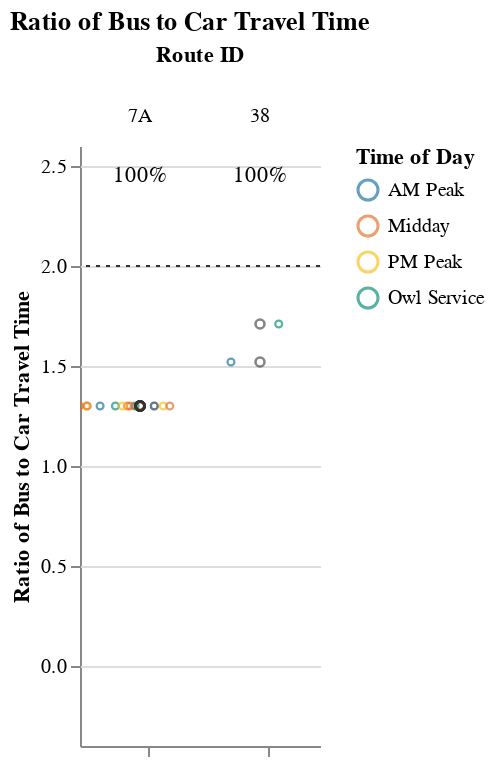
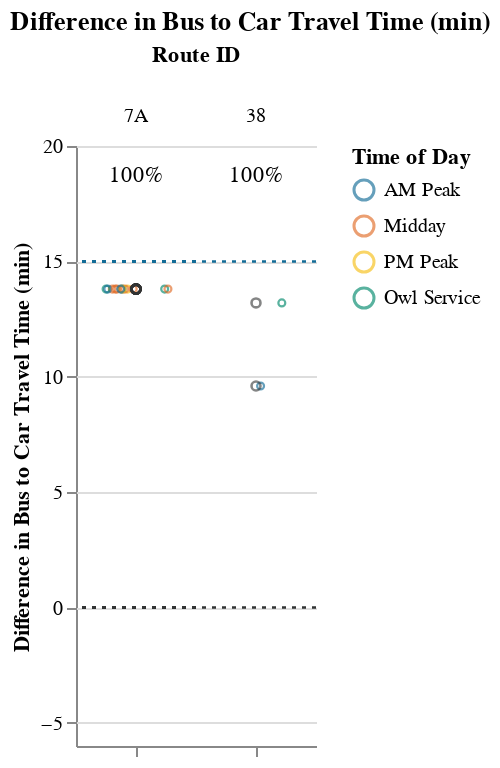

Write notebook code for charts like these, in order.
### Markdown cell above
## Viable Competitive Routes
### Short Routes (< 1 hr)

### Code cell
# Allow for possibility that operator doesn't have routes that fall into certain route_groups
# But, jupyterbook will not like markdown with f-string
# separate out route_group and put in each cell, and use try/except + if to display...
# but all 3 route groups must be displayed. just add sentence about why no routes were returned at the end
route_group = "short"
try:
    subset_routes, mult, diff  = setup_charts(df, PCT_COMPETITIVE_THRESHOLD, route_group)
    
    if len(subset_routes) > 0:
        display(
            Markdown(
                f"{CAPTIONS_DICT[route_group]}"
                "Within each route group, routes are sorted in descending order "
                "by % competitive trips and # trips below the additional time cut-off."
            )
        )

        display(mult)
        display(diff)
except:
    print("No routes meet this criteria.")

### Figure 1 — Vega-Lite specification as saved in the notebook (floating-point values rounded to 4 significant figures)
{"config": {"view": {"continuousWidth": 400, "continuousHeight": 300, "stroke": null}, "facet": {"spacing": 0}}, "data": {"name": "data-dbc6798ffed187f39dc86f9133f57a4d"}, "facet": {"column": {"field": "route_id", "sort": ["7A", "38"], "title": "Route ID", "type": "nominal"}}, "spec": {"layer": [{"mark": {"type": "point", "opacity": 0.65, "size": 12, "strokeWidth": 1.1}, "encoding": {"color": {"field": "time_of_day", "scale": {"range": ["#136C97", "#E16B26", "#F6BF16", "#00896B", "#7790A3", "#5B559C"]}, "sort": ["AM Peak", "Midday", "PM Peak", "Owl Service"], "title": "Time of Day", "type": "nominal"}, "tooltip": [{"field": "route_id", "type": "nominal"}, {"field": "trip_id", "type": "nominal"}, {"field": "service_hours", "type": "quantitative"}, {"field": "car_duration_hours", "type": "quantitative"}, {"field": "bus_multiplier", "type": "quantitative"}, {"field": "bus_difference", "type": "quantitative"}, {"field": "num_trips", "type": "quantitative"}, {"field": "num_competitive", "type": "quantitative"}, {"field": "pct_trips_competitive", "type": "quantitative"}, {"field": "p25", "type": "quantitative"}, {"field": "p50", "type": "quantitative"}, {"field": "p75", "type": "quantitative"}], "x": {"axis": {"grid": false, "labels": false, "ticks": true, "values": [0]}, "field": "jitter", "scale": {}, "title": null, "type": "quantitative"}, "y": {"field": "bus_multiplier", "scale": {"domain": [-0.25, 2.5]}, "title": "Ratio of Bus to Car Travel Time", "type": "quantitative"}}, "selection": {"selector001": {"type": "interval", "bind": "scales", "encodings": ["x", "y"]}}, "transform": [{"calculate": "sqrt(-2*log(random()))*cos(2*PI*random())", "as": "jitter"}], "width": 60}, {"layer": [{"mark": {"type": "point", "opacity": 0.6, "size": 20, "strokeWidth": 1.3}, "encoding": {"color": {"value": "#323434"}, "y": {"field": "bus_multiplier", "type": "quantitative"}}, "transform": [{"filter": "(datum.p50_trip === 1)"}]}, {"mark": {"type": "rule", "strokeDash": [2, 3]}, "encoding": {"color": {"value": "#323434"}, "y": {"field": "cutoff", "type": "quantitative"}}}, {"mark": {"type": "text", "align": "center", "baseline": "middle"}, "encoding": {"color": {"value": "black"}, "text": {"field": "pct_trips_competitive", "format": ".0%", "type": "quantitative"}, "tooltip": [{"field": "route_id", "type": "nominal"}, {"field": "trip_id", "type": "nominal"}, {"field": "service_hours", "type": "quantitative"}, {"field": "car_duration_hours", "type": "quantitative"}, {"field": "bus_multiplier", "type": "quantitative"}, {"field": "bus_difference", "type": "quantitative"}, {"field": "num_trips", "type": "quantitative"}, {"field": "num_competitive", "type": "quantitative"}, {"field": "pct_trips_competitive", "type": "quantitative"}, {"field": "p25", "type": "quantitative"}, {"field": "p50", "type": "quantitative"}, {"field": "p75", "type": "quantitative"}], "x": {"value": 30}, "y": {"value": 15}}, "transform": [{"calculate": "sqrt(-2*log(random()))*cos(2*PI*random())", "as": "jitter"}, {"filter": "(datum.fastest_trip === 1)"}]}]}]}, "resolve": {"scale": {"y": "shared"}}, "title": "Ratio of Bus to Car Travel Time", "$schema": "https://vega.github.io/schema/vega-lite/v4.17.0.json", "datasets": {"data-dbc6798ffed187f39dc86f9133f57a4d": [{"calitp_itp_id": 310, "trip_key": -5574743277464453139, "trip_id": "919", "shape_id": "22", "route_id": "38", "service_hours": 0.47, "trip_first_departure_ts": 27120, "trip_last_arrival_ts": 28800, "departure_hour": 7, "time_of_day": "AM Peak", "p25": 0.485, "p50": 0.5, "p75": 0.515, "p50_trip": 1, "fastest_trip": 1, "car_duration_hours": 0.31, "competitive_route": 1, "bus_multiplier": 1.52, "bus_difference": 9.6, "num_trips": 2, "num_competitive": 2, "pct_trips_competitive": 1.0, "bus_difference_spread": 3.6, "route_group": "short", "max_trip_hrs": 0.53, "max_trip_route_group": 1.0, "name": "Solano County Transit", "caltrans_district": "04 - Oakland", "drmt_organization_name": "['recT79ohBnTB1fKsX']", "cutoff2": 15.0, "cutoff": 2}, {"calitp_itp_id": 310, "trip_key": -3715552762660780122, "trip_id": "920", "shape_id": "24", "route_id": "38", "service_hours": 0.53, "trip_first_departure_ts": 24960, "trip_last_arrival_ts": 26880, "departure_hour": 6, "time_of_day": "Owl Service", "p25": 0.485, "p50": 0.5, "p75": 0.515, "p50_trip": 1, "fastest_trip": 0, "car_duration_hours": 0.31, "competitive_route": 1, "bus_multiplier": 1.71, "bus_difference": 13.2, "num_trips": 2, "num_competitive": 2, "pct_trips_competitive": 1.0, "bus_difference_spread": 3.6, "route_group": "short", "max_trip_hrs": 0.53, "max_trip_route_group": 1.0, "name": "Solano County Transit", "caltrans_district": "04 - Oakland", "drmt_organization_name": "['recT79ohBnTB1fKsX']", "cutoff2": 15.0, "cutoff": 2}, {"calitp_itp_id": 310, "trip_key": -2242253959501436434, "trip_id": "1078", "shape_id": "10", "route_id": "7A", "service_hours": 1.0, "trip_first_departure_ts": 42300, "trip_last_arrival_ts": 45900, "departure_hour": 11, "time_of_day": "Midday", "p25": 1.0, "p50": 1.0, "p75": 1.0, "p50_trip": 1, "fastest_trip": 0, "car_duration_hours": 0.77, "competitive_route": 1, "bus_multiplier": 1.3, "bus_difference": 13.8, "num_trips": 15, "num_competitive": 15, "pct_trips_competitive": 1.0, "bus_difference_spread": 0.0, "route_group": "short", "max_trip_hrs": 1.0, "max_trip_route_group": 1.0, "name": "Solano County Transit", "caltrans_district": "04 - Oakland", "drmt_organization_name": "['recT79ohBnTB1fKsX']", "cutoff2": 15.0, "cutoff": 2}, {"calitp_itp_id": 310, "trip_key": 1553366806666314761, "trip_id": "1097", "shape_id": "10", "route_id": "7A", "service_hours": 1.0, "trip_first_departure_ts": 67500, "trip_last_arrival_ts": 71100, "departure_hour": 18, "time_of_day": "PM Peak", "p25": 1.0, "p50": 1.0, "p75": 1.0, "p50_trip": 1, "fastest_trip": 0, "car_duration_hours": 0.77, "competitive_route": 1, "bus_multiplier": 1.3, "bus_difference": 13.8, "num_trips": 15, "num_competitive": 15, "pct_trips_competitive": 1.0, "bus_difference_spread": 0.0, "route_group": "short", "max_trip_hrs": 1.0, "max_trip_route_group": 1.0, "name": "Solano County Transit", "caltrans_district": "04 - Oakland", "drmt_organization_name": "['recT79ohBnTB1fKsX']", "cutoff2": 15.0, "cutoff": 2}, {"calitp_itp_id": 310, "trip_key": 5736745841295953016, "trip_id": "1099", "shape_id": "10", "route_id": "7A", "service_hours": 1.0, "trip_first_departure_ts": 74700, "trip_last_arrival_ts": 78300, "departure_hour": 20, "time_of_day": "Owl Service", "p25": 1.0, "p50": 1.0, "p75": 1.0, "p50_trip": 1, "fastest_trip": 1, "car_duration_hours": 0.77, "competitive_route": 1, "bus_multiplier": 1.3, "bus_difference": 13.8, "num_trips": 15, "num_competitive": 15, "pct_trips_competitive": 1.0, "bus_difference_spread": 0.0, "route_group": "short", "max_trip_hrs": 1.0, "max_trip_route_group": 1.0, "name": "Solano County Transit", "caltrans_district": "04 - Oakland", "drmt_organization_name": "['recT79ohBnTB1fKsX']", "cutoff2": 15.0, "cutoff": 2}, {"calitp_itp_id": 310, "trip_key": 7541199008754798528, "trip_id": "1065", "shape_id": "10", "route_id": "7A", "service_hours": 1.0, "trip_first_departure_ts": 24300, "trip_last_arrival_ts": 27900, "departure_hour": 6, "time_of_day": "Owl Service", "p25": 1.0, "p50": 1.0, "p75": 1.0, "p50_trip": 1, "fastest_trip": 0, "car_duration_hours": 0.77, "competitive_route": 1, "bus_multiplier": 1.3, "bus_difference": 13.8, "num_trips": 15, "num_competitive": 15, "pct_trips_competitive": 1.0, "bus_difference_spread": 0.0, "route_group": "short", "max_trip_hrs": 1.0, "max_trip_route_group": 1.0, "name": "Solano County Transit", "caltrans_district": "04 - Oakland", "drmt_organization_name": "['recT79ohBnTB1fKsX']", "cutoff2": 15.0, "cutoff": 2}, {"calitp_itp_id": 310, "trip_key": -2774837895713846595, "trip_id": "1081", "shape_id": "10", "route_id": "7A", "service_hours": 1.0, "trip_first_departure_ts": 45900, "trip_last_arrival_ts": 49500, "departure_hour": 12, "time_of_day": "Midday", "p25": 1.0, "p50": 1.0, "p75": 1.0, "p50_trip": 1, "fastest_trip": 0, "car_duration_hours": 0.77, "competitive_route": 1, "bus_multiplier": 1.3, "bus_difference": 13.8, "num_trips": 15, "num_competitive": 15, "pct_trips_competitive": 1.0, "bus_difference_spread": 0.0, "route_group": "short", "max_trip_hrs": 1.0, "max_trip_route_group": 1.0, "name": "Solano County Transit", "caltrans_district": "04 - Oakland", "drmt_organization_name": "['recT79ohBnTB1fKsX']", "cutoff2": 15.0, "cutoff": 2}, {"calitp_itp_id": 310, "trip_key": -7128689078602650873, "trip_id": "1066", "shape_id": "10", "route_id": "7A", "service_hours": 1.0, "trip_first_departure_ts": 27900, "trip_last_arrival_ts": 31500, "departure_hour": 7, "time_of_day": "AM Peak", "p25": 1.0, "p50": 1.0, "p75": 1.0, "p50_trip": 1, "fastest_trip": 0, "car_duration_hours": 0.77, "competitive_route": 1, "bus_multiplier": 1.3, "bus_difference": 13.8, "num_trips": 15, "num_competitive": 15, "pct_trips_competitive": 1.0, "bus_difference_spread": 0.0, "route_group": "short", "max_trip_hrs": 1.0, "max_trip_route_group": 1.0, "name": "Solano County Transit", "caltrans_district": "04 - Oakland", "drmt_organization_name": "['recT79ohBnTB1fKsX']", "cutoff2": 15.0, "cutoff": 2}, {"calitp_itp_id": 310, "trip_key": -3801396718114747764, "trip_id": "1075", "shape_id": "10", "route_id": "7A", "service_hours": 1.0, "trip_first_departure_ts": 38700, "trip_last_arrival_ts": 42300, "departure_hour": 10, "time_of_day": "Midday", "p25": 1.0, "p50": 1.0, "p75": 1.0, "p50_trip": 1, "fastest_trip": 0, "car_duration_hours": 0.77, "competitive_route": 1, "bus_multiplier": 1.3, "bus_difference": 13.8, "num_trips": 15, "num_competitive": 15, "pct_trips_competitive": 1.0, "bus_difference_spread": 0.0, "route_group": "short", "max_trip_hrs": 1.0, "max_trip_route_group": 1.0, "name": "Solano County Transit", "caltrans_district": "04 - Oakland", "drmt_organization_name": "['recT79ohBnTB1fKsX']", "cutoff2": 15.0, "cutoff": 2}, {"calitp_itp_id": 310, "trip_key": 3555369193555928407, "trip_id": "1098", "shape_id": "10", "route_id": "7A", "service_hours": 1.0, "trip_first_departure_ts": 71100, "trip_last_arrival_ts": 74700, "departure_hour": 19, "time_of_day": "PM Peak", "p25": 1.0, "p50": 1.0, "p75": 1.0, "p50_trip": 1, "fastest_trip": 0, "car_duration_hours": 0.77, "competitive_route": 1, "bus_multiplier": 1.3, "bus_difference": 13.8, "num_trips": 15, "num_competitive": 15, "pct_trips_competitive": 1.0, "bus_difference_spread": 0.0, "route_group": "short", "max_trip_hrs": 1.0, "max_trip_route_group": 1.0, "name": "Solano County Transit", "caltrans_district": "04 - Oakland", "drmt_organization_name": "['recT79ohBnTB1fKsX']", "cutoff2": 15.0, "cutoff": 2}, {"calitp_itp_id": 310, "trip_key": -7612102933413698873, "trip_id": "1084", "shape_id": "10", "route_id": "7A", "service_hours": 1.0, "trip_first_departure_ts": 49500, "trip_last_arrival_ts": 53100, "departure_hour": 13, "time_of_day": "Midday", "p25": 1.0, "p50": 1.0, "p75": 1.0, "p50_trip": 1, "fastest_trip": 0, "car_duration_hours": 0.77, "competitive_route": 1, "bus_multiplier": 1.3, "bus_difference": 13.8, "num_trips": 15, "num_competitive": 15, "pct_trips_competitive": 1.0, "bus_difference_spread": 0.0, "route_group": "short", "max_trip_hrs": 1.0, "max_trip_route_group": 1.0, "name": "Solano County Transit", "caltrans_district": "04 - Oakland", "drmt_organization_name": "['recT79ohBnTB1fKsX']", "cutoff2": 15.0, "cutoff": 2}, {"calitp_itp_id": 310, "trip_key": 9090745400368182860, "trip_id": "1069", "shape_id": "10", "route_id": "7A", "service_hours": 1.0, "trip_first_departure_ts": 31500, "trip_last_arrival_ts": 35100, "departure_hour": 8, "time_of_day": "AM Peak", "p25": 1.0, "p50": 1.0, "p75": 1.0, "p50_trip": 1, "fastest_trip": 0, "car_duration_hours": 0.77, "competitive_route": 1, "bus_multiplier": 1.3, "bus_difference": 13.8, "num_trips": 15, "num_competitive": 15, "pct_trips_competitive": 1.0, "bus_difference_spread": 0.0, "route_group": "short", "max_trip_hrs": 1.0, "max_trip_route_group": 1.0, "name": "Solano County Transit", "caltrans_district": "04 - Oakland", "drmt_organization_name": "['recT79ohBnTB1fKsX']", "cutoff2": 15.0, "cutoff": 2}, {"calitp_itp_id": 310, "trip_key": -6662624582280621192, "trip_id": "1087", "shape_id": "10", "route_id": "7A", "service_hours": 1.0, "trip_first_departure_ts": 53100, "trip_last_arrival_ts": 56700, "departure_hour": 14, "time_of_day": "Midday", "p25": 1.0, "p50": 1.0, "p75": 1.0, "p50_trip": 1, "fastest_trip": 0, "car_duration_hours": 0.77, "competitive_route": 1, "bus_multiplier": 1.3, "bus_difference": 13.8, "num_trips": 15, "num_competitive": 15, "pct_trips_competitive": 1.0, "bus_difference_spread": 0.0, "route_group": "short", "max_trip_hrs": 1.0, "max_trip_route_group": 1.0, "name": "Solano County Transit", "caltrans_district": "04 - Oakland", "drmt_organization_name": "['recT79ohBnTB1fKsX']", "cutoff2": 15.0, "cutoff": 2}, {"calitp_itp_id": 310, "trip_key": -6607227710157058801, "trip_id": "1096", "shape_id": "10", "route_id": "7A", "service_hours": 1.0, "trip_first_departure_ts": 63900, "trip_last_arrival_ts": 67500, "departure_hour": 17, "time_of_day": "PM Peak", "p25": 1.0, "p50": 1.0, "p75": 1.0, "p50_trip": 1, "fastest_trip": 0, "car_duration_hours": 0.77, "competitive_route": 1, "bus_multiplier": 1.3, "bus_difference": 13.8, "num_trips": 15, "num_competitive": 15, "pct_trips_competitive": 1.0, "bus_difference_spread": 0.0, "route_group": "short", "max_trip_hrs": 1.0, "max_trip_route_group": 1.0, "name": "Solano County Transit", "caltrans_district": "04 - Oakland", "drmt_organization_name": "['recT79ohBnTB1fKsX']", "cutoff2": 15.0, "cutoff": 2}, {"calitp_itp_id": 310, "trip_key": 75175244298657360, "trip_id": "1090", "shape_id": "10", "route_id": "7A", "service_hours": 1.0, "trip_first_departure_ts": 56700, "trip_last_arrival_ts": 60300, "departure_hour": 15, "time_of_day": "Midday", "p25": 1.0, "p50": 1.0, "p75": 1.0, "p50_trip": 1, "fastest_trip": 0, "car_duration_hours": 0.77, "competitive_route": 1, "bus_multiplier": 1.3, "bus_difference": 13.8, "num_trips": 15, "num_competitive": 15, "pct_trips_competitive": 1.0, "bus_difference_spread": 0.0, "route_group": "short", "max_trip_hrs": 1.0, "max_trip_route_group": 1.0, "name": "Solano County Transit", "caltrans_district": "04 - Oakland", "drmt_organization_name": "['recT79ohBnTB1fKsX']", "cutoff2": 15.0, "cutoff": 2}, {"calitp_itp_id": 310, "trip_key": 8811729153955021229, "trip_id": "1072", "shape_id": "10", "route_id": "7A", "service_hours": 1.0, "trip_first_departure_ts": 35100, "trip_last_arrival_ts": 38700, "departure_hour": 9, "time_of_day": "AM Peak", "p25": 1.0, "p50": 1.0, "p75": 1.0, "p50_trip": 1, "fastest_trip": 0, "car_duration_hours": 0.77, "competitive_route": 1, "bus_multiplier": 1.3, "bus_difference": 13.8, "num_trips": 15, "num_competitive": 15, "pct_trips_competitive": 1.0, "bus_difference_spread": 0.0, "route_group": "short", "max_trip_hrs": 1.0, "max_trip_route_group": 1.0, "name": "Solano County Transit", "caltrans_district": "04 - Oakland", "drmt_organization_name": "['recT79ohBnTB1fKsX']", "cutoff2": 15.0, "cutoff": 2}, {"calitp_itp_id": 310, "trip_key": -4539065179735711766, "trip_id": "1093", "shape_id": "10", "route_id": "7A", "service_hours": 1.0, "trip_first_departure_ts": 60300, "trip_last_arrival_ts": 63900, "departure_hour": 16, "time_of_day": "Midday", "p25": 1.0, "p50": 1.0, "p75": 1.0, "p50_trip": 1, "fastest_trip": 0, "car_duration_hours": 0.77, "competitive_route": 1, "bus_multiplier": 1.3, "bus_difference": 13.8, "num_trips": 15, "num_competitive": 15, "pct_trips_competitive": 1.0, "bus_difference_spread": 0.0, "route_group": "short", "max_trip_hrs": 1.0, "max_trip_route_group": 1.0, "name": "Solano County Transit", "caltrans_district": "04 - Oakland", "drmt_organization_name": "['recT79ohBnTB1fKsX']", "cutoff2": 15.0, "cutoff": 2}]}}

### Figure 2 — Vega-Lite specification as saved in the notebook (floating-point values rounded to 4 significant figures)
{"config": {"view": {"continuousWidth": 400, "continuousHeight": 300, "stroke": null}, "facet": {"spacing": 0}}, "data": {"name": "data-922a4b065804fc6fe69bbf5e6f455c68"}, "facet": {"column": {"field": "route_id", "sort": ["7A", "38"], "title": "Route ID", "type": "nominal"}}, "spec": {"layer": [{"mark": {"type": "point", "opacity": 0.65, "size": 12, "strokeWidth": 1.1}, "encoding": {"color": {"field": "time_of_day", "scale": {"range": ["#136C97", "#E16B26", "#F6BF16", "#00896B", "#7790A3", "#5B559C"]}, "sort": ["AM Peak", "Midday", "PM Peak", "Owl Service"], "title": "Time of Day", "type": "nominal"}, "tooltip": [{"field": "route_id", "type": "nominal"}, {"field": "trip_id", "type": "nominal"}, {"field": "service_hours", "type": "quantitative"}, {"field": "car_duration_hours", "type": "quantitative"}, {"field": "bus_multiplier", "type": "quantitative"}, {"field": "bus_difference", "type": "quantitative"}, {"field": "num_trips", "type": "quantitative"}, {"field": "num_competitive", "type": "quantitative"}, {"field": "pct_trips_competitive", "type": "quantitative"}, {"field": "p25", "type": "quantitative"}, {"field": "p50", "type": "quantitative"}, {"field": "p75", "type": "quantitative"}], "x": {"axis": {"grid": false, "labels": false, "ticks": true, "values": [0]}, "field": "jitter", "scale": {}, "title": null, "type": "quantitative"}, "y": {"field": "bus_difference", "scale": {"domain": [-5, 20.0]}, "title": "Difference in Bus to Car Travel Time (min)", "type": "quantitative"}}, "selection": {"selector002": {"type": "interval", "bind": "scales", "encodings": ["x", "y"]}}, "transform": [{"calculate": "sqrt(-2*log(random()))*cos(2*PI*random())", "as": "jitter"}], "width": 60}, {"layer": [{"mark": {"type": "point", "opacity": 0.6, "size": 20, "strokeWidth": 1.3}, "encoding": {"color": {"value": "#323434"}, "y": {"field": "bus_difference", "type": "quantitative"}}, "transform": [{"filter": "(datum.p50_trip === 1)"}]}, {"mark": {"type": "rule", "strokeDash": [2, 3]}, "encoding": {"color": {"value": "#323434"}, "y": {"field": "cutoff", "type": "quantitative"}}}, {"mark": {"type": "rule", "strokeDash": [2, 3]}, "encoding": {"color": {"value": "#136C97"}, "y": {"field": "cutoff2", "type": "quantitative"}}}, {"mark": {"type": "text", "align": "center", "baseline": "middle"}, "encoding": {"color": {"value": "black"}, "text": {"field": "pct_trips_competitive", "format": ".0%", "type": "quantitative"}, "tooltip": [{"field": "route_id", "type": "nominal"}, {"field": "trip_id", "type": "nominal"}, {"field": "service_hours", "type": "quantitative"}, {"field": "car_duration_hours", "type": "quantitative"}, {"field": "bus_multiplier", "type": "quantitative"}, {"field": "bus_difference", "type": "quantitative"}, {"field": "num_trips", "type": "quantitative"}, {"field": "num_competitive", "type": "quantitative"}, {"field": "pct_trips_competitive", "type": "quantitative"}, {"field": "p25", "type": "quantitative"}, {"field": "p50", "type": "quantitative"}, {"field": "p75", "type": "quantitative"}], "x": {"value": 30}, "y": {"value": 15}}, "transform": [{"calculate": "sqrt(-2*log(random()))*cos(2*PI*random())", "as": "jitter"}, {"filter": "(datum.fastest_trip === 1)"}]}]}]}, "resolve": {"scale": {"y": "shared"}}, "title": "Difference in Bus to Car Travel Time (min)", "$schema": "https://vega.github.io/schema/vega-lite/v4.17.0.json", "datasets": {"data-922a4b065804fc6fe69bbf5e6f455c68": [{"calitp_itp_id": 310, "trip_key": -5574743277464453139, "trip_id": "919", "shape_id": "22", "route_id": "38", "service_hours": 0.47, "trip_first_departure_ts": 27120, "trip_last_arrival_ts": 28800, "departure_hour": 7, "time_of_day": "AM Peak", "p25": 0.485, "p50": 0.5, "p75": 0.515, "p50_trip": 1, "fastest_trip": 1, "car_duration_hours": 0.31, "competitive_route": 1, "bus_multiplier": 1.52, "bus_difference": 9.6, "num_trips": 2, "num_competitive": 2, "pct_trips_competitive": 1.0, "bus_difference_spread": 3.6, "route_group": "short", "max_trip_hrs": 0.53, "max_trip_route_group": 1.0, "name": "Solano County Transit", "caltrans_district": "04 - Oakland", "drmt_organization_name": "['recT79ohBnTB1fKsX']", "cutoff2": 15.0, "cutoff": 0}, {"calitp_itp_id": 310, "trip_key": -3715552762660780122, "trip_id": "920", "shape_id": "24", "route_id": "38", "service_hours": 0.53, "trip_first_departure_ts": 24960, "trip_last_arrival_ts": 26880, "departure_hour": 6, "time_of_day": "Owl Service", "p25": 0.485, "p50": 0.5, "p75": 0.515, "p50_trip": 1, "fastest_trip": 0, "car_duration_hours": 0.31, "competitive_route": 1, "bus_multiplier": 1.71, "bus_difference": 13.2, "num_trips": 2, "num_competitive": 2, "pct_trips_competitive": 1.0, "bus_difference_spread": 3.6, "route_group": "short", "max_trip_hrs": 0.53, "max_trip_route_group": 1.0, "name": "Solano County Transit", "caltrans_district": "04 - Oakland", "drmt_organization_name": "['recT79ohBnTB1fKsX']", "cutoff2": 15.0, "cutoff": 0}, {"calitp_itp_id": 310, "trip_key": -2242253959501436434, "trip_id": "1078", "shape_id": "10", "route_id": "7A", "service_hours": 1.0, "trip_first_departure_ts": 42300, "trip_last_arrival_ts": 45900, "departure_hour": 11, "time_of_day": "Midday", "p25": 1.0, "p50": 1.0, "p75": 1.0, "p50_trip": 1, "fastest_trip": 0, "car_duration_hours": 0.77, "competitive_route": 1, "bus_multiplier": 1.3, "bus_difference": 13.8, "num_trips": 15, "num_competitive": 15, "pct_trips_competitive": 1.0, "bus_difference_spread": 0.0, "route_group": "short", "max_trip_hrs": 1.0, "max_trip_route_group": 1.0, "name": "Solano County Transit", "caltrans_district": "04 - Oakland", "drmt_organization_name": "['recT79ohBnTB1fKsX']", "cutoff2": 15.0, "cutoff": 0}, {"calitp_itp_id": 310, "trip_key": 1553366806666314761, "trip_id": "1097", "shape_id": "10", "route_id": "7A", "service_hours": 1.0, "trip_first_departure_ts": 67500, "trip_last_arrival_ts": 71100, "departure_hour": 18, "time_of_day": "PM Peak", "p25": 1.0, "p50": 1.0, "p75": 1.0, "p50_trip": 1, "fastest_trip": 0, "car_duration_hours": 0.77, "competitive_route": 1, "bus_multiplier": 1.3, "bus_difference": 13.8, "num_trips": 15, "num_competitive": 15, "pct_trips_competitive": 1.0, "bus_difference_spread": 0.0, "route_group": "short", "max_trip_hrs": 1.0, "max_trip_route_group": 1.0, "name": "Solano County Transit", "caltrans_district": "04 - Oakland", "drmt_organization_name": "['recT79ohBnTB1fKsX']", "cutoff2": 15.0, "cutoff": 0}, {"calitp_itp_id": 310, "trip_key": 5736745841295953016, "trip_id": "1099", "shape_id": "10", "route_id": "7A", "service_hours": 1.0, "trip_first_departure_ts": 74700, "trip_last_arrival_ts": 78300, "departure_hour": 20, "time_of_day": "Owl Service", "p25": 1.0, "p50": 1.0, "p75": 1.0, "p50_trip": 1, "fastest_trip": 1, "car_duration_hours": 0.77, "competitive_route": 1, "bus_multiplier": 1.3, "bus_difference": 13.8, "num_trips": 15, "num_competitive": 15, "pct_trips_competitive": 1.0, "bus_difference_spread": 0.0, "route_group": "short", "max_trip_hrs": 1.0, "max_trip_route_group": 1.0, "name": "Solano County Transit", "caltrans_district": "04 - Oakland", "drmt_organization_name": "['recT79ohBnTB1fKsX']", "cutoff2": 15.0, "cutoff": 0}, {"calitp_itp_id": 310, "trip_key": 7541199008754798528, "trip_id": "1065", "shape_id": "10", "route_id": "7A", "service_hours": 1.0, "trip_first_departure_ts": 24300, "trip_last_arrival_ts": 27900, "departure_hour": 6, "time_of_day": "Owl Service", "p25": 1.0, "p50": 1.0, "p75": 1.0, "p50_trip": 1, "fastest_trip": 0, "car_duration_hours": 0.77, "competitive_route": 1, "bus_multiplier": 1.3, "bus_difference": 13.8, "num_trips": 15, "num_competitive": 15, "pct_trips_competitive": 1.0, "bus_difference_spread": 0.0, "route_group": "short", "max_trip_hrs": 1.0, "max_trip_route_group": 1.0, "name": "Solano County Transit", "caltrans_district": "04 - Oakland", "drmt_organization_name": "['recT79ohBnTB1fKsX']", "cutoff2": 15.0, "cutoff": 0}, {"calitp_itp_id": 310, "trip_key": -2774837895713846595, "trip_id": "1081", "shape_id": "10", "route_id": "7A", "service_hours": 1.0, "trip_first_departure_ts": 45900, "trip_last_arrival_ts": 49500, "departure_hour": 12, "time_of_day": "Midday", "p25": 1.0, "p50": 1.0, "p75": 1.0, "p50_trip": 1, "fastest_trip": 0, "car_duration_hours": 0.77, "competitive_route": 1, "bus_multiplier": 1.3, "bus_difference": 13.8, "num_trips": 15, "num_competitive": 15, "pct_trips_competitive": 1.0, "bus_difference_spread": 0.0, "route_group": "short", "max_trip_hrs": 1.0, "max_trip_route_group": 1.0, "name": "Solano County Transit", "caltrans_district": "04 - Oakland", "drmt_organization_name": "['recT79ohBnTB1fKsX']", "cutoff2": 15.0, "cutoff": 0}, {"calitp_itp_id": 310, "trip_key": -7128689078602650873, "trip_id": "1066", "shape_id": "10", "route_id": "7A", "service_hours": 1.0, "trip_first_departure_ts": 27900, "trip_last_arrival_ts": 31500, "departure_hour": 7, "time_of_day": "AM Peak", "p25": 1.0, "p50": 1.0, "p75": 1.0, "p50_trip": 1, "fastest_trip": 0, "car_duration_hours": 0.77, "competitive_route": 1, "bus_multiplier": 1.3, "bus_difference": 13.8, "num_trips": 15, "num_competitive": 15, "pct_trips_competitive": 1.0, "bus_difference_spread": 0.0, "route_group": "short", "max_trip_hrs": 1.0, "max_trip_route_group": 1.0, "name": "Solano County Transit", "caltrans_district": "04 - Oakland", "drmt_organization_name": "['recT79ohBnTB1fKsX']", "cutoff2": 15.0, "cutoff": 0}, {"calitp_itp_id": 310, "trip_key": -3801396718114747764, "trip_id": "1075", "shape_id": "10", "route_id": "7A", "service_hours": 1.0, "trip_first_departure_ts": 38700, "trip_last_arrival_ts": 42300, "departure_hour": 10, "time_of_day": "Midday", "p25": 1.0, "p50": 1.0, "p75": 1.0, "p50_trip": 1, "fastest_trip": 0, "car_duration_hours": 0.77, "competitive_route": 1, "bus_multiplier": 1.3, "bus_difference": 13.8, "num_trips": 15, "num_competitive": 15, "pct_trips_competitive": 1.0, "bus_difference_spread": 0.0, "route_group": "short", "max_trip_hrs": 1.0, "max_trip_route_group": 1.0, "name": "Solano County Transit", "caltrans_district": "04 - Oakland", "drmt_organization_name": "['recT79ohBnTB1fKsX']", "cutoff2": 15.0, "cutoff": 0}, {"calitp_itp_id": 310, "trip_key": 3555369193555928407, "trip_id": "1098", "shape_id": "10", "route_id": "7A", "service_hours": 1.0, "trip_first_departure_ts": 71100, "trip_last_arrival_ts": 74700, "departure_hour": 19, "time_of_day": "PM Peak", "p25": 1.0, "p50": 1.0, "p75": 1.0, "p50_trip": 1, "fastest_trip": 0, "car_duration_hours": 0.77, "competitive_route": 1, "bus_multiplier": 1.3, "bus_difference": 13.8, "num_trips": 15, "num_competitive": 15, "pct_trips_competitive": 1.0, "bus_difference_spread": 0.0, "route_group": "short", "max_trip_hrs": 1.0, "max_trip_route_group": 1.0, "name": "Solano County Transit", "caltrans_district": "04 - Oakland", "drmt_organization_name": "['recT79ohBnTB1fKsX']", "cutoff2": 15.0, "cutoff": 0}, {"calitp_itp_id": 310, "trip_key": -7612102933413698873, "trip_id": "1084", "shape_id": "10", "route_id": "7A", "service_hours": 1.0, "trip_first_departure_ts": 49500, "trip_last_arrival_ts": 53100, "departure_hour": 13, "time_of_day": "Midday", "p25": 1.0, "p50": 1.0, "p75": 1.0, "p50_trip": 1, "fastest_trip": 0, "car_duration_hours": 0.77, "competitive_route": 1, "bus_multiplier": 1.3, "bus_difference": 13.8, "num_trips": 15, "num_competitive": 15, "pct_trips_competitive": 1.0, "bus_difference_spread": 0.0, "route_group": "short", "max_trip_hrs": 1.0, "max_trip_route_group": 1.0, "name": "Solano County Transit", "caltrans_district": "04 - Oakland", "drmt_organization_name": "['recT79ohBnTB1fKsX']", "cutoff2": 15.0, "cutoff": 0}, {"calitp_itp_id": 310, "trip_key": 9090745400368182860, "trip_id": "1069", "shape_id": "10", "route_id": "7A", "service_hours": 1.0, "trip_first_departure_ts": 31500, "trip_last_arrival_ts": 35100, "departure_hour": 8, "time_of_day": "AM Peak", "p25": 1.0, "p50": 1.0, "p75": 1.0, "p50_trip": 1, "fastest_trip": 0, "car_duration_hours": 0.77, "competitive_route": 1, "bus_multiplier": 1.3, "bus_difference": 13.8, "num_trips": 15, "num_competitive": 15, "pct_trips_competitive": 1.0, "bus_difference_spread": 0.0, "route_group": "short", "max_trip_hrs": 1.0, "max_trip_route_group": 1.0, "name": "Solano County Transit", "caltrans_district": "04 - Oakland", "drmt_organization_name": "['recT79ohBnTB1fKsX']", "cutoff2": 15.0, "cutoff": 0}, {"calitp_itp_id": 310, "trip_key": -6662624582280621192, "trip_id": "1087", "shape_id": "10", "route_id": "7A", "service_hours": 1.0, "trip_first_departure_ts": 53100, "trip_last_arrival_ts": 56700, "departure_hour": 14, "time_of_day": "Midday", "p25": 1.0, "p50": 1.0, "p75": 1.0, "p50_trip": 1, "fastest_trip": 0, "car_duration_hours": 0.77, "competitive_route": 1, "bus_multiplier": 1.3, "bus_difference": 13.8, "num_trips": 15, "num_competitive": 15, "pct_trips_competitive": 1.0, "bus_difference_spread": 0.0, "route_group": "short", "max_trip_hrs": 1.0, "max_trip_route_group": 1.0, "name": "Solano County Transit", "caltrans_district": "04 - Oakland", "drmt_organization_name": "['recT79ohBnTB1fKsX']", "cutoff2": 15.0, "cutoff": 0}, {"calitp_itp_id": 310, "trip_key": -6607227710157058801, "trip_id": "1096", "shape_id": "10", "route_id": "7A", "service_hours": 1.0, "trip_first_departure_ts": 63900, "trip_last_arrival_ts": 67500, "departure_hour": 17, "time_of_day": "PM Peak", "p25": 1.0, "p50": 1.0, "p75": 1.0, "p50_trip": 1, "fastest_trip": 0, "car_duration_hours": 0.77, "competitive_route": 1, "bus_multiplier": 1.3, "bus_difference": 13.8, "num_trips": 15, "num_competitive": 15, "pct_trips_competitive": 1.0, "bus_difference_spread": 0.0, "route_group": "short", "max_trip_hrs": 1.0, "max_trip_route_group": 1.0, "name": "Solano County Transit", "caltrans_district": "04 - Oakland", "drmt_organization_name": "['recT79ohBnTB1fKsX']", "cutoff2": 15.0, "cutoff": 0}, {"calitp_itp_id": 310, "trip_key": 75175244298657360, "trip_id": "1090", "shape_id": "10", "route_id": "7A", "service_hours": 1.0, "trip_first_departure_ts": 56700, "trip_last_arrival_ts": 60300, "departure_hour": 15, "time_of_day": "Midday", "p25": 1.0, "p50": 1.0, "p75": 1.0, "p50_trip": 1, "fastest_trip": 0, "car_duration_hours": 0.77, "competitive_route": 1, "bus_multiplier": 1.3, "bus_difference": 13.8, "num_trips": 15, "num_competitive": 15, "pct_trips_competitive": 1.0, "bus_difference_spread": 0.0, "route_group": "short", "max_trip_hrs": 1.0, "max_trip_route_group": 1.0, "name": "Solano County Transit", "caltrans_district": "04 - Oakland", "drmt_organization_name": "['recT79ohBnTB1fKsX']", "cutoff2": 15.0, "cutoff": 0}, {"calitp_itp_id": 310, "trip_key": 8811729153955021229, "trip_id": "1072", "shape_id": "10", "route_id": "7A", "service_hours": 1.0, "trip_first_departure_ts": 35100, "trip_last_arrival_ts": 38700, "departure_hour": 9, "time_of_day": "AM Peak", "p25": 1.0, "p50": 1.0, "p75": 1.0, "p50_trip": 1, "fastest_trip": 0, "car_duration_hours": 0.77, "competitive_route": 1, "bus_multiplier": 1.3, "bus_difference": 13.8, "num_trips": 15, "num_competitive": 15, "pct_trips_competitive": 1.0, "bus_difference_spread": 0.0, "route_group": "short", "max_trip_hrs": 1.0, "max_trip_route_group": 1.0, "name": "Solano County Transit", "caltrans_district": "04 - Oakland", "drmt_organization_name": "['recT79ohBnTB1fKsX']", "cutoff2": 15.0, "cutoff": 0}, {"calitp_itp_id": 310, "trip_key": -4539065179735711766, "trip_id": "1093", "shape_id": "10", "route_id": "7A", "service_hours": 1.0, "trip_first_departure_ts": 60300, "trip_last_arrival_ts": 63900, "departure_hour": 16, "time_of_day": "Midday", "p25": 1.0, "p50": 1.0, "p75": 1.0, "p50_trip": 1, "fastest_trip": 0, "car_duration_hours": 0.77, "competitive_route": 1, "bus_multiplier": 1.3, "bus_difference": 13.8, "num_trips": 15, "num_competitive": 15, "pct_trips_competitive": 1.0, "bus_difference_spread": 0.0, "route_group": "short", "max_trip_hrs": 1.0, "max_trip_route_group": 1.0, "name": "Solano County Transit", "caltrans_district": "04 - Oakland", "drmt_organization_name": "['recT79ohBnTB1fKsX']", "cutoff2": 15.0, "cutoff": 0}]}}
